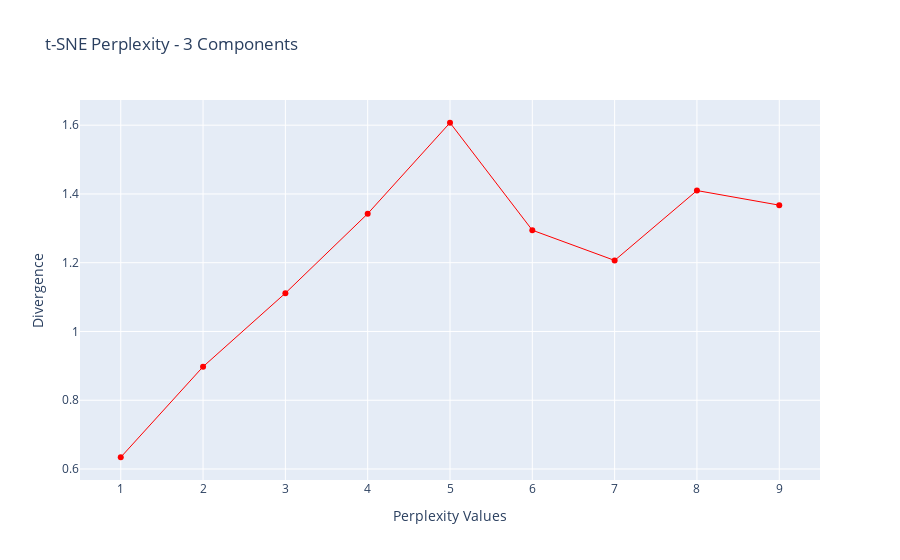

The notebook cell saved with this chart:
### Code cell
''' t-SNE '''

## Experiment ##
# perplexities = [i for i in range(5, 50, 5)]
perplexities = [i for i in range(1, 10, 1)]

for n_components in [3]:    #,3]:
    divergences = []

    for p in perplexities:
        # Model
        tsne_model = TSNE(n_components=n_components, perplexity=p, random_state=42)
        
        # Fit
        y = tsne_model.fit_transform(scaled_data_df)

        # Divergence
        divergences.append(tsne_model.kl_divergence_)

        fig = px.scatter(
            x=[r[0] for r in y],
            y=[r[1] for r in y],
        )
        fig.update_layout(title=f'TSNE<br><sup>perplexity = {p}</sup>',
                          xaxis_title='TSNE Component 1', yaxis_title='TSNE Component 2',
                          height=300)
        # fig.show()

    # Graph divergence
    fig = px.line(
        x=perplexities, 
        y=divergences,
        markers=True,
        title=f't-SNE Perplexity - {n_components} Components'
    )
    fig.update_layout(xaxis_title="Perplexity Values", yaxis_title="Divergence")
    fig.update_traces(line_color="red", line_width=1)
    fig.show()

### Figure 1 — Plotly figure (JSON) as saved in the notebook; plotly's stock layout.template omitted (floating-point values rounded to 4 significant figures)
{"data": [{"hovertemplate": "x=%{x}<br>y=%{y}<extra></extra>", "legendgroup": "", "line": {"color": "red", "dash": "solid", "width": 1}, "marker": {"symbol": "circle"}, "mode": "lines+markers", "name": "", "orientation": "v", "showlegend": false, "type": "scatter", "x": [1, 2, 3, 4, 5, 6, 7, 8, 9], "xaxis": "x", "y": [0.6342, 0.8976, 1.111, 1.343, 1.607, 1.295, 1.207, 1.41, 1.367], "yaxis": "y"}], "layout": {"legend": {"tracegroupgap": 0}, "title": {"text": "t-SNE Perplexity - 3 Components"}, "xaxis": {"anchor": "y", "domain": [0, 1], "title": {"text": "Perplexity Values"}}, "yaxis": {"anchor": "x", "domain": [0, 1], "title": {"text": "Divergence"}}}}
